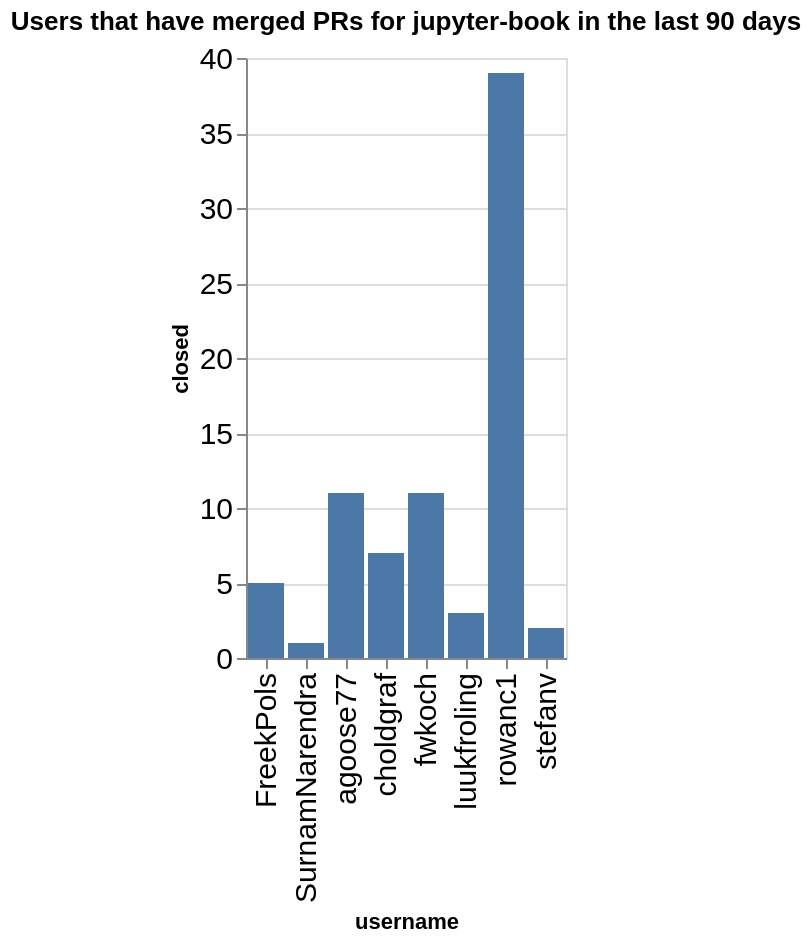

Notebook cell for this chart:
### Code cell
charts = []
title = f"Users that have merged PRs for {github_org} in the last {n_days} days"
ch = alt.Chart(data=closed_by_repo.replace(np.nan, 0), title=title).mark_bar().encode(
    x='username',
    y='closed',
)
ch

### Figure 1 — Vega-Lite specification as saved in the notebook (floating-point values rounded to 4 significant figures)
{"config": {"axisLeft": {"labelFontSize": 15}, "axisBottom": {"labelFontSize": 15}}, "data": {"name": "data-23088880081ab644c288064bc9887c3f"}, "mark": {"type": "bar"}, "encoding": {"x": {"field": "username", "type": "nominal"}, "y": {"field": "closed", "type": "quantitative"}}, "title": "Users that have merged PRs for jupyter-book in the last 90 days", "$schema": "https://vega.github.io/schema/vega-lite/v5.20.1.json", "datasets": {"data-23088880081ab644c288064bc9887c3f": [{"name": "blog", "username": "choldgraf", "closed": 1}, {"name": "blog", "username": "rowanc1", "closed": 1}, {"name": "jupyter-book", "username": "SurnamNarendra", "closed": 1}, {"name": "jupyter-book", "username": "agoose77", "closed": 2}, {"name": "jupyter-book", "username": "choldgraf", "closed": 2}, {"name": "jupyter-book", "username": "rowanc1", "closed": 1}, {"name": "jupyterlab-myst", "username": "agoose77", "closed": 2}, {"name": "myst-plugins", "username": "FreekPols", "closed": 4}, {"name": "myst-plugins", "username": "luukfroling", "closed": 3}, {"name": "myst-theme", "username": "agoose77", "closed": 3}, {"name": "myst-theme", "username": "rowanc1", "closed": 3}, {"name": "myst-theme", "username": "stefanv", "closed": 1}, {"name": "mystmd", "username": "FreekPols", "closed": 1}, {"name": "mystmd", "username": "agoose77", "closed": 4}, {"name": "mystmd", "username": "choldgraf", "closed": 3}, {"name": "mystmd", "username": "fwkoch", "closed": 11}, {"name": "mystmd", "username": "rowanc1", "closed": 34}, {"name": "mystmd", "username": "stefanv", "closed": 1}, {"name": "team-compass", "username": "choldgraf", "closed": 1}]}}
